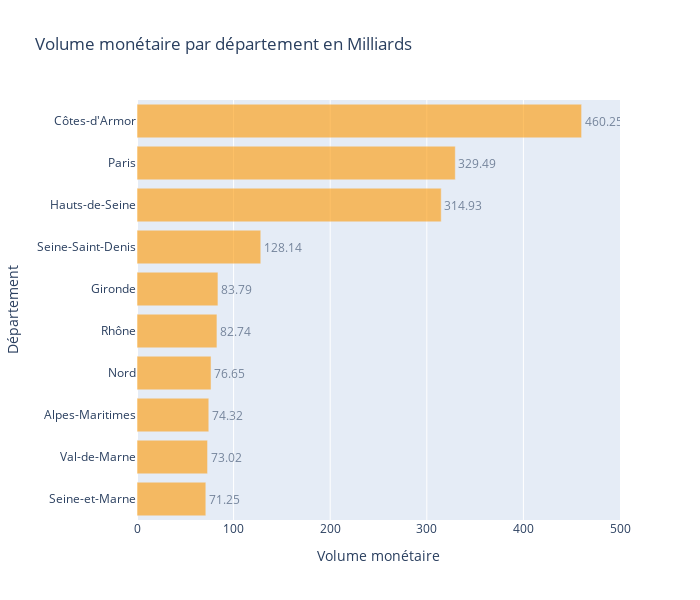

Source (notebook cell):
### Code cell
# (Only countries with more than 100 case are considered)

act = '#fe9801'
temp = dict_vol_ventes
temp = temp.sort_values('Code departement', ascending=False)

fig = px.bar(temp.sort_values('Volume monétaire', ascending=False).head(10).sort_values('Volume monétaire', ascending=True), 
             x="Volume monétaire", y="Département", text='Volume monétaire', orientation='h', 
             width=700, height=600, range_x = [0, 500], title='Volume monétaire par département en Milliards')
fig.update_traces(marker_color=act, opacity=0.6, textposition='outside')
fig.show()

### Figure 1 — Plotly figure (JSON) as saved in the notebook; plotly's stock layout.template omitted (floating-point values rounded to 4 significant figures)
{"data": [{"alignmentgroup": "True", "hoverlabel": {"namelength": 0}, "hovertemplate": "Volume monétaire=%{text}<br>Département=%{y}", "legendgroup": "", "marker": {"color": "#fe9801"}, "name": "", "offsetgroup": "", "opacity": 0.6, "orientation": "h", "showlegend": false, "text": [71.25, 73.02, 74.32, 76.65, 82.74, 83.79, 128.1, 314.9, 329.5, 460.2], "textposition": "outside", "type": "bar", "x": [71.25, 73.02, 74.32, 76.65, 82.74, 83.79, 128.1, 314.9, 329.5, 460.2], "xaxis": "x", "y": ["Seine-et-Marne", "Val-de-Marne", "Alpes-Maritimes", "Nord", "Rhône", "Gironde", "Seine-Saint-Denis", "Hauts-de-Seine", "Paris", "Côtes-d'Armor"], "yaxis": "y"}], "layout": {"barmode": "relative", "height": 600, "legend": {"tracegroupgap": 0}, "title": {"text": "Volume monétaire par département en Milliards"}, "width": 700, "xaxis": {"anchor": "y", "domain": [0, 1], "range": [0, 500], "title": {"text": "Volume monétaire"}}, "yaxis": {"anchor": "x", "domain": [0, 1], "title": {"text": "Département"}}}}
